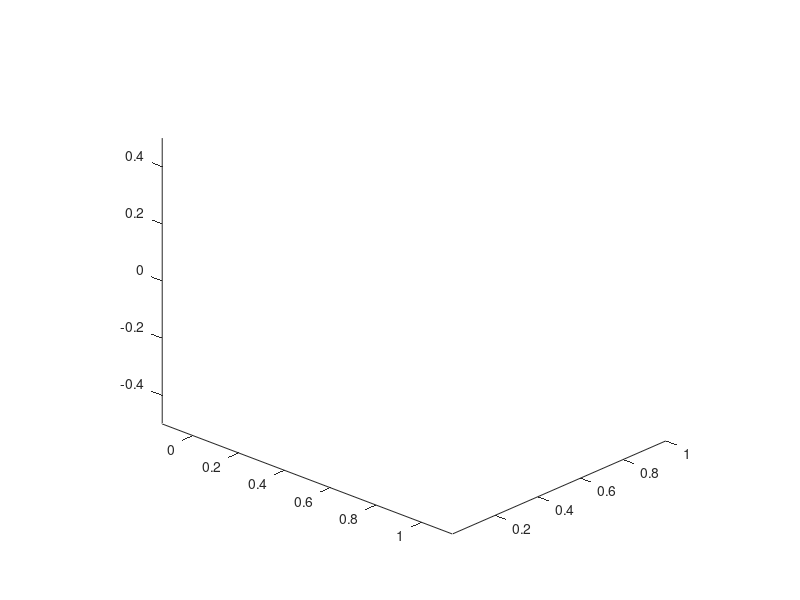

The MATLAB script that drew this image: (Note: this script raises an error after producing the figure.)
%%%%%%%%%%%%%%%%%%%%%%%%%%%%%%%%%%%%%%%
%  Epipolar Geometry Toolbox  (EGT)  %%
%%%%%%%%%%%%%%%%%%%%%%%%%%%%%%%%%%%%%%%
%
% Example 3 - Projection of Lines  for perspective cameras
%
    close all; 
    clear all; 

% Camera calibration parameters
    K=[10^3  0   640;
        0  10^3  480;
        0    0    1 ];

% Figure settings
    figure(1); axis equal; view(43,24); hold on;
% Camera positioning and plot
    Rrpy_a=rotoz(0)*rotoy(0)*rotox(0); to=[-2,0,0]';
    H=f_Rt2H(Rrpy_a,to);    
    f_3Dframe(H,'g:',1); f_3Dcamera(H,'g',.2);        

%-% lINE IN 3D-space %-%
    % First line
    P1=[-2,4,2]';
    P2=[-6,4,0]';
    % Second line
    P4=[2,4,2]';
    P5=[3,4,-2]';
    
    P =[P1 , P2];
    Q= [P4 , P5];
    
    f_scenepnt(P,'r*',1,1); grid on
    f_3Dwfenum(P);
    plot3([P1(1),P2(1)],[P1(2),P2(2)],[P1(3),P2(3)],'r'); %line passing through that points;         
    ext_a=f_perspline(P,H,K,1,1);
    Xh2a=ext_a(:,3);
    
    figure(2); hold on;
    [ua,va]=f_perspproj(P,H,K);
    plot([ua(1),ua(2)],[va(1),va(2)],'g');
    grid on;